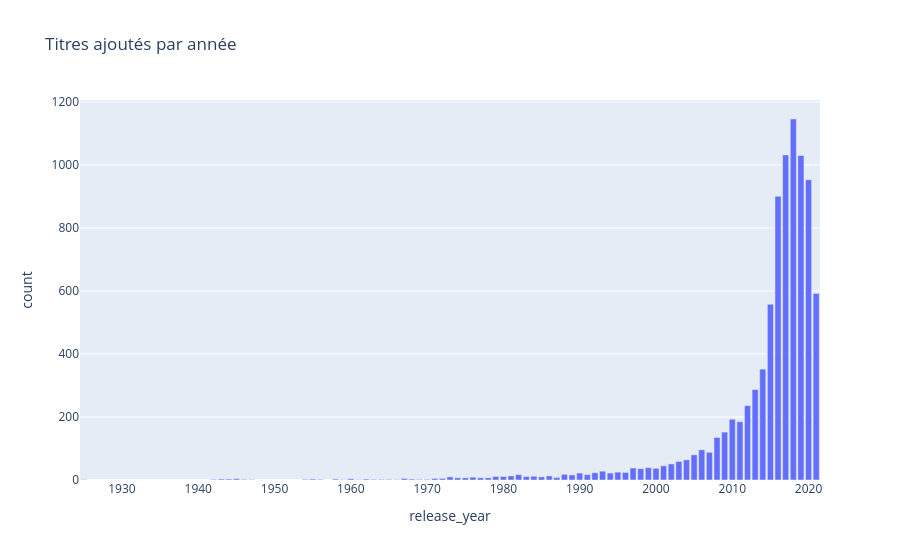

Notebook cell for this chart:
### Markdown cell above
## 6) Nombre de titres ajoutés par année

### Code cell
import plotly.express as px

# Assure-toi que yearly est défini correctement
yearly = df.dropna(subset=['date_added']).groupby('release_year').size().reset_index(name='count')

# Utilise les noms exacts des colonnes
fig = px.bar(yearly, x='release_year', y='count', title='Titres ajoutés par année')
fig.show()

### Figure 1 — Plotly figure (JSON) as saved in the notebook; plotly's stock layout.template omitted (floating-point values rounded to 4 significant figures)
{"data": [{"hovertemplate": "release_year=%{x}<br>count=%{y}<extra></extra>", "legendgroup": "", "marker": {"color": "#636efa", "pattern": {"shape": ""}}, "name": "", "orientation": "v", "showlegend": false, "textposition": "auto", "type": "bar", "x": [1925, 1942, 1943, 1944, 1945, 1946, 1947, 1954, 1955, 1956, 1958, 1959, 1960, 1961, 1962, 1963, 1964, 1965, 1966, 1967, 1968, 1969, 1970, 1971, 1972, 1973, 1974, 1975, 1976, 1977, 1978, 1979, 1980, 1981, 1982, 1983, 1984, 1985, 1986, 1987, 1988, 1989, 1990, 1991, 1992, 1993, 1994, 1995, 1996, 1997, 1998, 1999, 2000, 2001, 2002, 2003, 2004, 2005, 2006, 2007, 2008, 2009, 2010, 2011, 2012, 2013, 2014, 2015, 2016, 2017, 2018, 2019, 2020, 2021], "xaxis": "x", "y": [1, 2, 3, 3, 4, 2, 1, 2, 3, 2, 3, 1, 4, 1, 3, 2, 2, 2, 1, 5, 3, 2, 2, 5, 5, 10, 7, 7, 9, 7, 7, 11, 11, 13, 17, 11, 12, 10, 13, 8, 18, 16, 22, 17, 23, 28, 22, 25, 24, 38, 36, 39, 37, 45, 51, 59, 64, 80, 96, 88, 135, 152, 193, 185, 236, 287, 352, 558, 901, 1032, 1146, 1030, 953, 592], "yaxis": "y"}], "layout": {"barmode": "relative", "legend": {"tracegroupgap": 0}, "title": {"text": "Titres ajoutés par année"}, "xaxis": {"anchor": "y", "domain": [0, 1], "title": {"text": "release_year"}}, "yaxis": {"anchor": "x", "domain": [0, 1], "title": {"text": "count"}}}}
